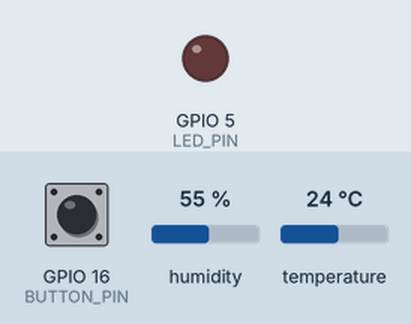
Recording of a sketch running on a simulated ESP32. On the bench: output pins drawn as LEDs (lit = HIGH). The test bench sets the inputs (shaded band); at power-on: GPIO 16 (BUTTON_PIN) HIGH, humidity 55 %, temperature 24 °C. WiFi joins after 1.5 s; servers stay silent unless stated; random numbers use the default seed unless the sketch sets one; no MQTT or app messages arrive unless stated; what the sketch prints to the serial monitor is not drawn.

Above: at 2.7 s.
2.8 s: GPIO 16 (BUTTON_PIN) driven LOW
At 7.4 s:
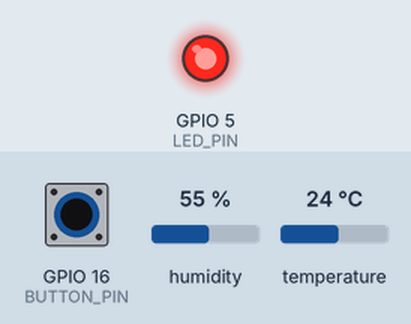
8.8 s: GPIO 16 (BUTTON_PIN) driven HIGH
At 14.2 s:
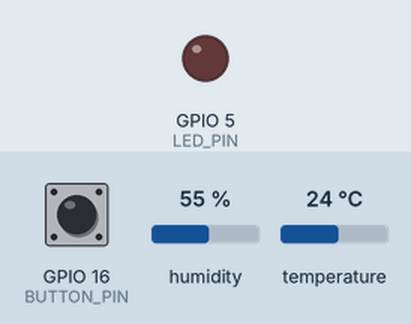
Timing chart, 0 to 15.7 s (numbered marks = the images above; inputs shaded):
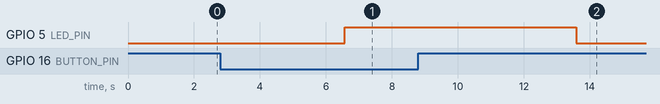

The sketch:

bracelet.ino
```cpp
#include <WiFi.h>
#include <PubSubClient.h>
#include <DHT.h>

// Wi-Fi Wokwi
const char* ssid = "Wokwi-GUEST";
const char* password = "";

// Broker MQTT
const char* mqtt_server = "test.mosquitto.org";

// DHT22
#define DHTPIN 14
#define DHTTYPE DHT22

// Bouton et LED
#define BUTTON_PIN 16
#define LED_PIN 5

DHT dht(DHTPIN, DHTTYPE);

WiFiClient espClient;
PubSubClient client(espClient);

void reconnect() {
  while (!client.connected()) {
    Serial.print("Connexion au broker MQTT...");

    String clientId = "ESP32-";
    clientId += String(random(0xffff), HEX);

    if (client.connect(clientId.c_str())) {
      Serial.println("Connecté !");
    } else {
      Serial.print("Erreur : ");
      Serial.println(client.state());
      delay(2000);
    }
  }
}

void setup() {
  Serial.begin(115200);

  dht.begin();

  pinMode(BUTTON_PIN, INPUT_PULLUP);
  pinMode(LED_PIN, OUTPUT);
  digitalWrite(LED_PIN, LOW);

  WiFi.begin(ssid, password);
  Serial.print("Connexion au Wi-Fi");

  while (WiFi.status() != WL_CONNECTED) {
    delay(500);
    Serial.print(".");
  }

  Serial.println("\nWi-Fi connecté !");
  client.setServer(mqtt_server, 1883);
}

void loop() {

  if (!client.connected()) {
    reconnect();
  }

  client.loop();

  // Lecture du DHT22
  float temperature = dht.readTemperature();
  float humidity = dht.readHumidity();

  if (!isnan(temperature) && !isnan(humidity)) {

    String temp = "La température est de " + String(temperature, 2) + " °C";
    String hum = "L'humidité est de " + String(humidity, 2) + " %";

    client.publish("ruth/iot/temperature", temp.c_str());
    client.publish("ruth/iot/humidity", hum.c_str());

    Serial.println(temp);
    Serial.println(hum);
  }

  // Tentative de retrait du bracelet
  if (digitalRead(BUTTON_PIN) == LOW) {

    digitalWrite(LED_PIN, HIGH);

    String alerte = "ALERTE : Tentative de retrait du bracelet !";
    String camera = "ESP32-CAM : Photo capturée.";
    String gps = "Position GPS envoyée aux parents.";

    client.publish("ruth/iot/alerte", alerte.c_str());
    client.publish("ruth/iot/camera", camera.c_str());
    client.publish("ruth/iot/gps", gps.c_str());

    Serial.println(alerte);
    Serial.println(camera);
    Serial.println(gps);

    delay(2000);

  } else {

    digitalWrite(LED_PIN, LOW);

  }

  delay(5000);
}
```

Measured:
- after the input at 2.8 s, GPIO 5 (LED_PIN): LOW → HIGH after 3.8 s
- after the input at 8.8 s, GPIO 5 (LED_PIN): HIGH → LOW after 4.8 s
